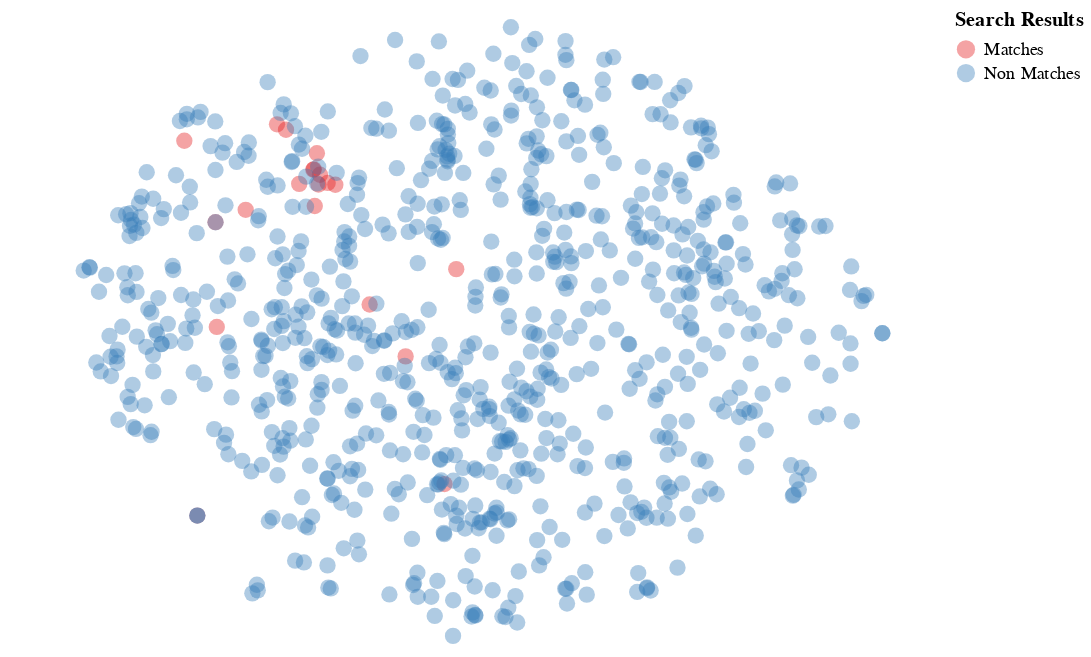

Notebook code for this chart:
### Code cell
query = """
Physical science of the coronavirus (e.g., charge distribution, adhesion to hydrophilic/phobic surfaces,
environmental survival to inform decontamination efforts for affected areas and provide information about viral shedding
"""
papers.search_2d(query)

### Figure 1 — Vega-Lite specification as saved in the notebook (floating-point values rounded to 4 significant figures; data arrays with more than 128 entries replaced by an {"elided": "..."} marker saying what was removed)
{"config": {"view": {"continuousWidth": 400, "continuousHeight": 300, "strokeWidth": 0}, "axis": {"grid": false}}, "data": {"name": "data-88269916121abd4dd6de5321a5df5ccf"}, "mark": {"type": "circle", "opacity": 0.4, "size": 80}, "encoding": {"color": {"type": "nominal", "field": "Search Results", "scale": {"scheme": "set1"}}, "x": {"type": "quantitative", "axis": null, "field": "x"}, "y": {"type": "quantitative", "axis": null, "field": "y"}}, "height": 350, "width": 500, "$schema": "https://vega.github.io/schema/vega-lite/v4.0.2.json", "datasets": {"data-88269916121abd4dd6de5321a5df5ccf": {"elided": "820 records"}}}
